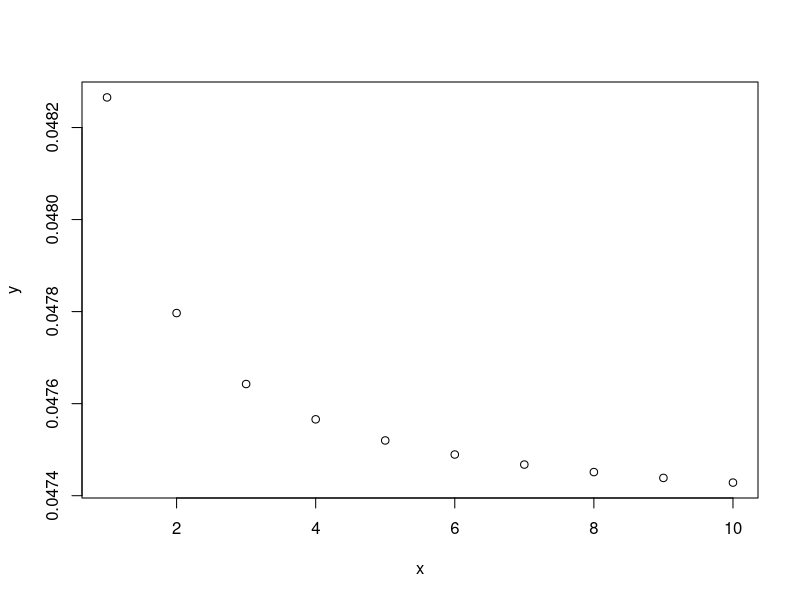
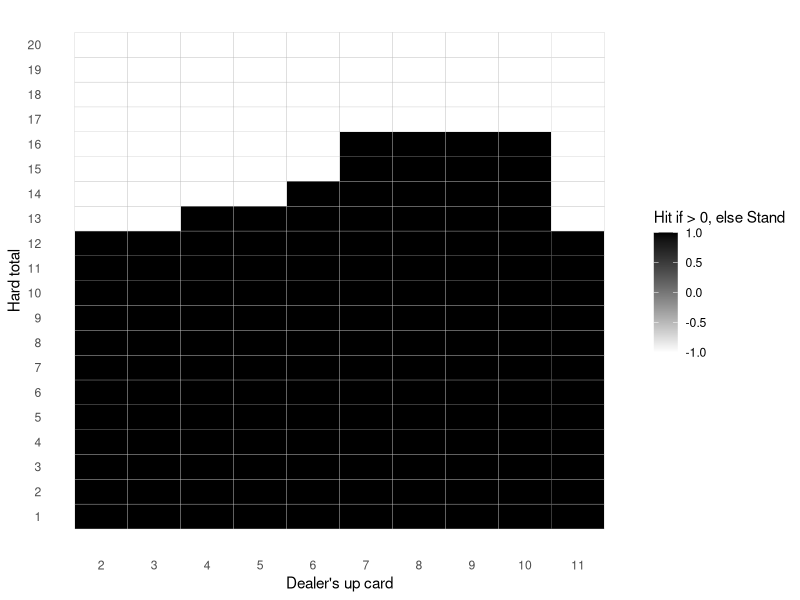

The R script that drew these images, in order:
## ---- chunk 1
knitr::opts_chunk$set(echo = TRUE)
## ---- chunk 2
x = 1:10
y = (choose(4*x, 1) * choose(16*x, 1)) / choose(52*x, 2)

plot(x, y)
## ---- chunk 3
# Current face up card of the dealer. Additionally, we assume the dealer has already checked for blackjack on the hole card
dealer_up_card = 10

# The expected sum of the dealer's cards for which to calculate the probability
target_dealer_value = 19

# Total number of decks in the game
# Assumption: The current face up cards (both dealer's and players') currently do neither affect the available cards, nor the probability for each card, that we assume as stated before, 16/52 for each ten-valued card, 4/52 for each non-ten-valued card
num_decks = 1

# If true, the dealer stands if it has a soft 17
soft_stands = FALSE
## ---- chunk 4
# This function computes all possible ordered card extractions that give the expected value
# Note that cards are ordered by their value, so here we're missing possible permutations
# Additionally, no constraints are checked, like available cards, blackjack, dealer stand
find_combinations <- function(values, target) {
  find_recursive <- function(subset, remaining_values, target) {
    # If we reached the target, end the branch here
    if (sum(subset) == target) {
      return(list(subset))
    }
    # If we're above the target, the entire branch is not valid
    if (sum(subset) > target) {
      return(list())
    }
    
    solutions = list()
    
    # Loop for each remaining value
    for (i in seq_along(remaining_values)) {
      new_subset = c(subset, remaining_values[i])
      # Try a branch with this value
      solutions = c(solutions, find_recursive(new_subset, remaining_values[i:length(remaining_values)], target))
    }
    
    return(solutions)
  }
  
  return(find_recursive(c(), values, target))
}

# Helper function that, given some extraction paths (branches) and the amount of each card, returns only the paths that do not exceed the available amount for each card 
remove_paths_exceeding_cards <- function(paths, available_cards) {
  return(Filter(function(path) {
      used_cards = c(rep(0, length(available_cards)))
      
      for(i in path){
          # Ace and 1 are the same card
          index = ifelse(i == 11, 1, i)
          
          used_cards[[index]] = used_cards[[index]] + 1
          
          # If the current card has been used more than the max number of times it is available, then the path is not valid
          if(used_cards[[index]] > available_cards[[index]]){
            return(FALSE)
          }
      }
      
      return(TRUE)
    }, paths))
}
## ---- chunk 5
# First, calculate all possible combinations that give a certain target
possible_cards = 1:11
paths = find_combinations(possible_cards, target_dealer_value - dealer_up_card)


# Then, depending on the number of decks, filter out combinations that exceed the maximum number of each card

# For each deck, we have 4 cards from 1 to 9, and 16 ten-valued cards. Ace counts as value one
available_cards = c(rep(4, 9), 16)* num_decks

valid_paths = remove_paths_exceeding_cards(paths, available_cards)
## ---- chunk 6
# Given a path, returns the corresponding probability for it to occur
calculate_path_probability <- function(path){
  prob = 1
  for(card in path){
    # We said that for any 10-valued card we have a 16/52 probability
    if(card == 10){
      prob = prob * (16/52)
    }
    # And a 4/52 probability for any non-10-valued card
    else{
      prob = prob * (4 / 52)
    }
  }
    
  return(prob)
}

# Given a path, returns the total numbers of its anagrams (without repetition)
count_path_anagrams <- function(path){
  element_occurrences = as.vector(table(path))
  
  return(factorial(length(path)) / prod(factorial(element_occurrences)))
}
## ---- chunk 7
if (!require(combinat)) {
  install.packages("combinat")
}
library(combinat)

# Given some paths, returns a list of lists of all permutations
permut_paths <- function(paths){
  return(Map(function(path){
      if(length(path) == 1){
        return(list(path))
      }
      else{
        return(unique(permn(path)))
      }
    }, paths)
  )
}

calc_probability_exact_dealer_score <- function(dealer_up_card, target_dealer_value, num_decks, cache){
  # Note: the dealer always stands on 17, no matter soft 17
  cache_key = paste(dealer_up_card, target_dealer_value, num_decks, sep = "_")
  if(exists(cache_key, envir = cache)){
    return(get(cache_key, envir = cache))
  }
  
  # If the dealer already has an higher value then the up card, he will surely make a higher score
  if(target_dealer_value < dealer_up_card){
    assign(cache_key, 0, envir = cache)
    return(0)
  }
  
  # Instead, if the dealer already has the up card as the target value,
  # the probability is 1 since he just does not need to pick any card
  if(target_dealer_value == dealer_up_card){
    assign(cache_key, 1, envir = cache)
    return(1)
  }
  
  # For target values < 17, we do not need to consider the rule of standing when scoring 17 or above
  if(target_dealer_value < 17){
    # Calculate all possible combinations for the target value
    possible_cards = 1:11
    paths = find_combinations(possible_cards, target_dealer_value - dealer_up_card)
    
    # Then, filter out combinations that exceed the available cards
    # For more than two decks, this is nearly ininfluent, since a long path would have a near-zero probability to occur
    available_cards = c(rep(4, 9), 16)* num_decks
    valid_paths = remove_paths_exceeding_cards(paths, available_cards)
    
    not_1_paths = Filter(function(path){
      return(!any(c(1) %in% path))
    }, valid_paths)
    
    one_paths = Filter(function(path){
      return(any(c(1) %in% path) && length(path) < 7) # To make the computation less heavy, we can ignore paths longer that a certain threshold since their probability would be very low
    }, valid_paths)
    
    one_paths_permuts = unlist(permut_paths(one_paths), recursive = FALSE)
    
    total_probability = 0
    
    for(path in not_1_paths){
      path_probability = calculate_path_probability(path)
      
      path_anagrams_count = count_path_anagrams(path)
      
      # We should prevent blackjacks
      path_anagrams_not_blackjack_count = path_anagrams_count
      if(dealer_up_card == 10 && any(path %in% c(1, 11))){
        first_occ <- which(path %in% c(1, 11))[1]
        
        path_anagrams_not_blackjack_count = path_anagrams_not_blackjack_count - count_path_anagrams(path[-first_occ])
      }
      if(any(dealer_up_card %in% c(1, 11)) && any(path %in% 10)){
        first_occ <- which(path %in% c(10))[1]
        
        path_anagrams_not_blackjack_count = path_anagrams_not_blackjack_count - count_path_anagrams(path[-first_occ])
      }
      
      total_probability = total_probability + path_probability * path_anagrams_not_blackjack_count
    }
    
    valid_one_path_permuts = Filter(function(path){
      # We should prevent blackjacks
      if(dealer_up_card == 10 && path[1] %in% c(1, 11)){
        return(FALSE)
      }
      if(any(dealer_up_card %in% c(1, 11)) && path[1] == 10){
        return(FALSE)
      }
      
      total = dealer_up_card
      
      for(card in path){
        if(card == 1 && total + 11 <= 21){
          return(FALSE)
        }
        
        total = total + card
      }
      
      return(TRUE)
    }, one_paths_permuts)
    
    for(path in valid_one_path_permuts){
      total_probability = total_probability + calculate_path_probability(path)
    }
    
    assign(cache_key, total_probability, envir = cache)
    return(total_probability)
  }
  else{
    # If instead we hit 17 or above, we need to split the computation:
    # The dealer should reach a score lower than 16, and then hit a single card without busting
    safe_scores = Filter(function(score){
      return(score > 0 && score < 17)
    }, target_dealer_value - 1:11)
    total_probability = 0
    
    for(score in safe_scores){
        card_difference = target_dealer_value - score
        
        # We also need to ignore the blackjack combination
        is_blackjack = (dealer_up_card == 10 && dealer_up_card == score && card_difference == 11) ||
          (dealer_up_card %in% c(1, 11) && dealer_up_card == score && card_difference == 10)
        
        if(!is_blackjack){
          card_probability = if(card_difference == 10) {16/52} else {4/52}
          
          # Here we calculate the probability of obtaining a certain score
          intermediate_score_prob = calc_probability_exact_dealer_score(dealer_up_card, score, num_decks, cache)
          
          
          total_probability = total_probability + intermediate_score_prob * card_probability
        }
        
    }
    
    assign(cache_key, total_probability, envir = cache)
    return(total_probability)
  }
}
## ---- chunk 8
# Sum of current cards o the player
player_score = 18
## ---- chunk 9
calc_probability_player_busting <- function(player_score){
  busting_probability = 0

  # Note that if we pick an ace, we only consider it as a 1
  for(i in 1:10){
    if(player_score + i > 21){
      # We busted with a card i-valued
      # We use the infinite deck theorem to calculate the probability of this i-valued card
      if(i == 10){
        busting_probability = busting_probability + 16/52
      }
      else{
        busting_probability = busting_probability + 4/52
      }
    }
  }
  
  return(busting_probability)
}

busting_probability = calc_probability_player_busting(player_score)
## ---- chunk 10
calc_probability_lose_after_standing <- function(player_score, dealer_up_card, num_decks, cache){
  prob = 0
  
  for(i in (player_score + 1):21){
    if(i >= 17){
      prob = prob + calc_probability_exact_dealer_score(dealer_up_card, i, num_decks, cache)
    }
  }
  
  return(prob)
}

prob_lose_after_standing = calc_probability_lose_after_standing(player_score, dealer_up_card, num_decks, new.env())
prob_lose_after_standing
## ---- chunk 11
calc_probability_lose_after_standing2 <- function(player_score, dealer_up_card, num_decks, cache){
  prob = 0
  
  for(card1 in 2:11){
    card1_prob = if(card1 == 10) {16/52} else {4/52}
    
    is_blackjack = FALSE
    
    if(dealer_up_card == 10 && any(card1 %in% c(1, 11))){
      is_blackjack = TRUE
    }
    if(dealer_up_card %in% c(1, 11) && card1 == 10){
      is_blackjack = TRUE
    }
    
    # We proceed only if the dealer has no blackjack
    if(!is_blackjack){
      score = dealer_up_card + card1
      
      # We can check if we reached a standing score
      if(score >= 17 && score <= 21 && score > player_score){
        prob = prob + card1_prob
      }
      else{
        # Otherwise, we pick another card
        
        # If we went over 21, but we have an ace, we can consider it as a 1
        if(score > 21 && any(card1 %in% c(1, 11)) && (dealer_up_card + 1) >= 17 && (dealer_up_card + 1) <= 21 && (dealer_up_card + 1) > player_score){
          prob = prob + card1_prob
        }
        
        for(card2 in 2:11){
          card2_prob = if(card2 == 10) {16/52} else {4/52}
          
          # We can check again if we reached a standing score
          if((score + card2 >= 17) && (score + card2 <= 21) && score + card2 > player_score){
            prob = prob + card1_prob * card2_prob
          }
          else{
            
            # If we went over 21, but we have an ace that would give us a standing value, we consider this a valid extraction
            # We have two cases for the ace: the first card, or the second one
            if((score + card2) > 21 && any(card1 %in% c(1, 11)) && (dealer_up_card + 1 + card2) >= 17 && (dealer_up_card + 1 + card2) <= 21 && (dealer_up_card + 1 + card2) > player_score){
              prob = prob + card1_prob * card2_prob
            }
            else{
              if((score + card2) > 21 && any(card2 %in% c(1, 11)) && (dealer_up_card + 1 + card1) >= 17 && (dealer_up_card + 1 + card1) <= 21 && (dealer_up_card + 1 + card1) > player_score){
                # card 2 is 11, now 1
              prob = prob + card1_prob * card2_prob
              }
            }
          }
        }
      }
    }
    
    
  }
  
  return(prob)
}
## ---- chunk 12
calc_probability_tie_after_standing <- function(player_score, dealer_up_card, num_decks, cache){
  if(player_score < 17){
    return(0)
  }
  
  prob = calc_probability_exact_dealer_score(dealer_up_card, player_score, num_decks, cache)
  
  return(prob)
}

prob_tie_after_standing = calc_probability_tie_after_standing(player_score, dealer_up_card, num_decks, new.env())
prob_tie_after_standing
## ---- chunk 13
prob_win_after_standind = 1 - prob_lose_after_standing - prob_tie_after_standing
prob_win_after_standind
## ---- chunk 14
prob_lose_after_hit = calc_probability_player_busting(player_score)
prob_lose_after_hit
## ---- chunk 15
# We can safely ignore a score of 21 for the player
possible_player_scores = 1:20

possible_dealer_face_up_card = 1:11 # 7:11 works on single core

num_decks = 1
soft_stands = FALSE
## ---- chunk 16
cache = new.env()
intermediate_matrix = sapply(possible_dealer_face_up_card, function(dealer_up_card){
  return(sapply(possible_player_scores, function(player_score){
    prob_lose_after_standing = calc_probability_lose_after_standing2(player_score, dealer_up_card, num_decks, cache)
  
    prob_lose_after_hit = calc_probability_player_busting(player_score)
    
    return(prob_lose_after_standing - prob_lose_after_hit)
  }))
})

# Ace can either value 1 or 11
intermediate_matrix[, 11] = intermediate_matrix[, 11] + intermediate_matrix[, 1]

decision_matrix = intermediate_matrix[, -1]
## ---- chunk 17
if (!require(ggplot2)) {
  install.packages("ggplot2")
}
if (!require(reshape2)) {
  install.packages("reshape2")
}
library(ggplot2)
library(reshape2)

df <- melt(sign(decision_matrix))
colnames(df) <- c("Y", "X", "Value")

# 
ggplot(df, aes(x = X, y = Y, fill = Value)) +
  geom_tile(color = "grey") +                       # Add grey border to the cells
  scale_fill_gradientn(colors = c("white", "black"), # Cells should be a gradient from white to black
                       values = c(0, 1),             # Low values are white, high values are black
                       limits = c(-1, 1)) +          # Color scales go from -1 to 1
  scale_x_continuous(breaks = 1:ncol(decision_matrix), labels = possible_dealer_face_up_card[-1]) +  # Show all columns, except ace=1
  scale_y_continuous(breaks = 1:nrow(decision_matrix), labels = possible_player_scores) +
  theme_minimal() +
  labs(x = "Dealer's up card", y = "Hard total", fill = "Hit if > 0, else Stand") + # Add labels
  theme(panel.grid = element_blank())                # Remove background grid
